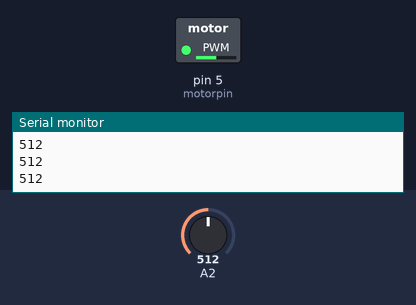
A sketch run on a simulated Arduino Uno, built with avr-gcc and run on an emulated ATmega328P. Parts: switched loads named in the sketch (green lamp = pin HIGH), the last lines printed to the serial monitor. The inputs (shaded band) are chosen by the test bench; at power-on: A2 = 512.

Above: at 1.2 s.
1.3 s: A2 set to 716
At 2.5 s:
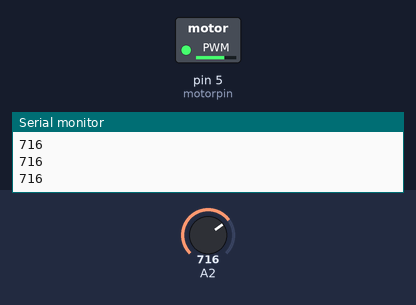
2.8 s: A2 set to 900
At 3.9 s:
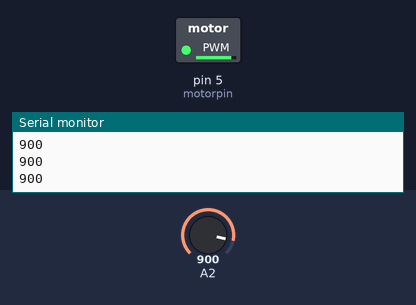
4.3 s: A2 set to 122
At 4.9 s:
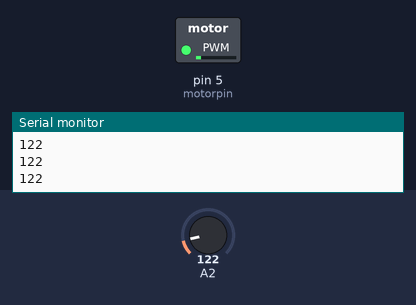
5.8 s: A2 set to 90
At 6.1 s:
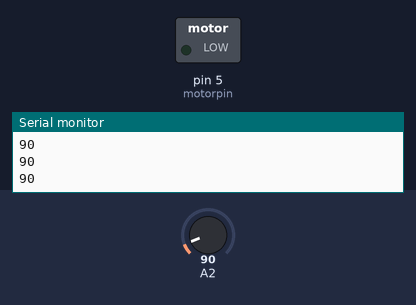
Timing chart, 0 to 8.3 s (numbered marks = the images above; inputs shaded):
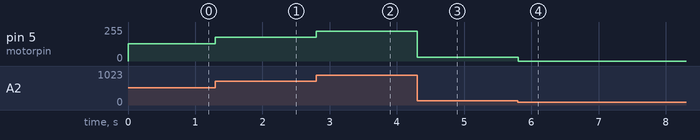

Measured:
- after the input at 1.3 s, pin 5 (motorpin): 128/255 → 179/255 at once
- after the input at 2.8 s, pin 5 (motorpin): 179/255 → 225/255 at once
- after the input at 4.3 s, pin 5 (motorpin): 225/255 → 30/255 at once
- after the input at 5.8 s, pin 5 (motorpin): 30/255 → 0/255 at once

The sketch:

knob_motor.ino
```cpp
int knob = 0;

int motorpin = 5;

void setup() {
    pinMode(motorpin,OUTPUT);
    analogWrite(motorpin,0);
    knob = analogRead(A2);
    Serial.begin(9600);

}

void loop() {

  knob = analogRead(A2);
  if(knob<100){
    analogWrite(motorpin,0);
  }
  else{
      analogWrite(motorpin,knob/4);
  }
  Serial.println(knob);

}
```
